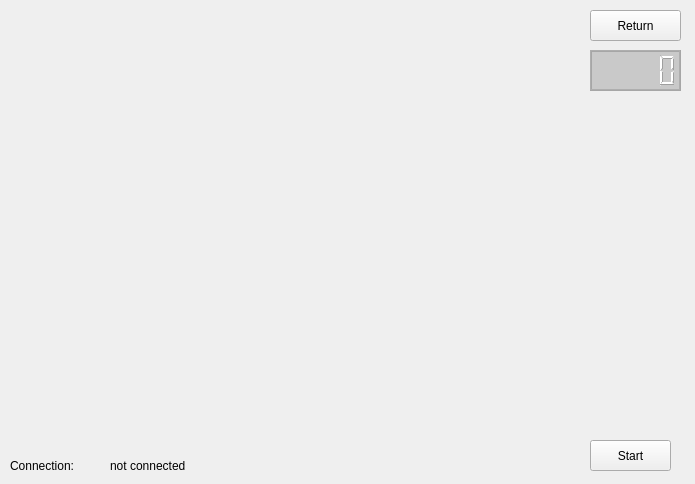
<?xml version="1.0" encoding="UTF-8"?>
<ui version="4.0">
 <class>GameWidget</class>
 <widget class="QWidget" name="GameWidget">
  <property name="geometry">
   <rect>
    <x>0</x>
    <y>0</y>
    <width>695</width>
    <height>484</height>
   </rect>
  </property>
  <property name="minimumSize">
   <size>
    <width>695</width>
    <height>484</height>
   </size>
  </property>
  <property name="maximumSize">
   <size>
    <width>695</width>
    <height>484</height>
   </size>
  </property>
  <property name="windowTitle">
   <string>Form</string>
  </property>
  <widget class="QPushButton" name="pushButton_Return">
   <property name="geometry">
    <rect>
     <x>590</x>
     <y>10</y>
     <width>91</width>
     <height>31</height>
    </rect>
   </property>
   <property name="styleSheet">
    <string notr="true">font: 10pt &quot;微软雅黑&quot;;</string>
   </property>
   <property name="text">
    <string>Return</string>
   </property>
  </widget>
  <widget class="QLabel" name="label">
   <property name="geometry">
    <rect>
     <x>10</x>
     <y>456</y>
     <width>101</width>
     <height>20</height>
    </rect>
   </property>
   <property name="styleSheet">
    <string notr="true">font: 9pt &quot;微软雅黑&quot;;
</string>
   </property>
   <property name="text">
    <string>Connection: </string>
   </property>
  </widget>
  <widget class="QLabel" name="label_connection">
   <property name="geometry">
    <rect>
     <x>110</x>
     <y>450</y>
     <width>281</width>
     <height>31</height>
    </rect>
   </property>
   <property name="styleSheet">
    <string notr="true">font: 9pt &quot;微软雅黑&quot;;
</string>
   </property>
   <property name="text">
    <string>not connected</string>
   </property>
  </widget>
  <widget class="QPushButton" name="pushButton_Connected">
   <property name="geometry">
    <rect>
     <x>590</x>
     <y>440</y>
     <width>81</width>
     <height>31</height>
    </rect>
   </property>
   <property name="styleSheet">
    <string notr="true">font: 10pt &quot;微软雅黑&quot;;
</string>
   </property>
   <property name="text">
    <string>Start</string>
   </property>
  </widget>
  <widget class="QLCDNumber" name="lcd_position">
   <property name="geometry">
    <rect>
     <x>590</x>
     <y>50</y>
     <width>91</width>
     <height>41</height>
    </rect>
   </property>
   <property name="styleSheet">
    <string notr="true">background-color:rgba(75, 75, 75, 60);
color: rgb(255, 255, 255);</string>
   </property>
  </widget>
 </widget>
 <resources/>
 <connections/>
</ui>
